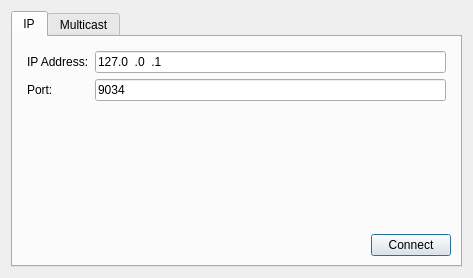
<?xml version="1.0" encoding="UTF-8"?>
<ui version="4.0">
 <class>RobotConnectDialog</class>
 <widget class="QDialog" name="RobotConnectDialog">
  <property name="geometry">
   <rect>
    <x>0</x>
    <y>0</y>
    <width>473</width>
    <height>278</height>
   </rect>
  </property>
  <property name="windowTitle">
   <string>Robot Connect Dialog</string>
  </property>
  <layout class="QVBoxLayout" name="verticalLayout">
   <item>
    <widget class="QTabWidget" name="tabWidget">
     <property name="enabled">
      <bool>true</bool>
     </property>
     <property name="tabPosition">
      <enum>QTabWidget::North</enum>
     </property>
     <property name="tabShape">
      <enum>QTabWidget::Rounded</enum>
     </property>
     <property name="currentIndex">
      <number>0</number>
     </property>
     <widget class="QWidget" name="ip_tab">
      <attribute name="title">
       <string>IP</string>
      </attribute>
      <layout class="QVBoxLayout" name="verticalLayout_2">
       <item>
        <layout class="QFormLayout" name="formLayout">
         <property name="sizeConstraint">
          <enum>QLayout::SetMinimumSize</enum>
         </property>
         <property name="fieldGrowthPolicy">
          <enum>QFormLayout::ExpandingFieldsGrow</enum>
         </property>
         <property name="rowWrapPolicy">
          <enum>QFormLayout::DontWrapRows</enum>
         </property>
         <property name="leftMargin">
          <number>5</number>
         </property>
         <property name="topMargin">
          <number>5</number>
         </property>
         <property name="rightMargin">
          <number>5</number>
         </property>
         <property name="bottomMargin">
          <number>5</number>
         </property>
         <item row="0" column="0">
          <widget class="QLabel" name="label">
           <property name="text">
            <string>IP Address:</string>
           </property>
          </widget>
         </item>
         <item row="0" column="1">
          <widget class="QLineEdit" name="ipAddressText">
           <property name="inputMask">
            <string>000.000.000.000</string>
           </property>
           <property name="text">
            <string>127.0.0.1</string>
           </property>
           <property name="maxLength">
            <number>15</number>
           </property>
           <property name="alignment">
            <set>Qt::AlignLeading|Qt::AlignLeft|Qt::AlignVCenter</set>
           </property>
           <property name="placeholderText">
            <string>127.0.0.1</string>
           </property>
          </widget>
         </item>
         <item row="1" column="0">
          <widget class="QLabel" name="label_2">
           <property name="text">
            <string>Port:</string>
           </property>
          </widget>
         </item>
         <item row="1" column="1">
          <widget class="QLineEdit" name="portText">
           <property name="inputMask">
            <string>00000</string>
           </property>
           <property name="text">
            <string>9034</string>
           </property>
           <property name="cursorPosition">
            <number>5</number>
           </property>
           <property name="placeholderText">
            <string/>
           </property>
          </widget>
         </item>
        </layout>
       </item>
       <item>
        <spacer name="verticalSpacer">
         <property name="orientation">
          <enum>Qt::Vertical</enum>
         </property>
         <property name="sizeHint" stdset="0">
          <size>
           <width>20</width>
           <height>40</height>
          </size>
         </property>
        </spacer>
       </item>
       <item>
        <layout class="QHBoxLayout" name="horizontalLayout" stretch="0,0">
         <property name="sizeConstraint">
          <enum>QLayout::SetFixedSize</enum>
         </property>
         <item>
          <spacer name="horizontalSpacer">
           <property name="orientation">
            <enum>Qt::Horizontal</enum>
           </property>
           <property name="sizeHint" stdset="0">
            <size>
             <width>40</width>
             <height>20</height>
            </size>
           </property>
          </spacer>
         </item>
         <item>
          <widget class="QPushButton" name="ip_button">
           <property name="sizePolicy">
            <sizepolicy hsizetype="Fixed" vsizetype="Fixed">
             <horstretch>0</horstretch>
             <verstretch>0</verstretch>
            </sizepolicy>
           </property>
           <property name="text">
            <string>Connect</string>
           </property>
          </widget>
         </item>
        </layout>
       </item>
      </layout>
     </widget>
     <widget class="QWidget" name="multicast_tab">
      <attribute name="title">
       <string>Multicast</string>
      </attribute>
      <layout class="QVBoxLayout" name="verticalLayout_3">
       <item>
        <layout class="QFormLayout" name="formLayout_2">
         <property name="verticalSpacing">
          <number>3</number>
         </property>
         <item row="0" column="0">
          <widget class="QLabel" name="label_4">
           <property name="text">
            <string>Multicast IP:</string>
           </property>
          </widget>
         </item>
         <item row="0" column="1">
          <widget class="QLineEdit" name="multicastIPText">
           <property name="inputMask">
            <string>000.000.000.000</string>
           </property>
           <property name="text">
            <string>239.255.101.32</string>
           </property>
          </widget>
         </item>
         <item row="2" column="0">
          <widget class="QLabel" name="label_5">
           <property name="text">
            <string>Multicast port:</string>
           </property>
          </widget>
         </item>
         <item row="2" column="1">
          <widget class="QLineEdit" name="multicastPortText">
           <property name="inputMask">
            <string>00000</string>
           </property>
           <property name="text">
            <string>30001</string>
           </property>
          </widget>
         </item>
        </layout>
       </item>
       <item>
        <widget class="QPushButton" name="findMulticastButton">
         <property name="sizePolicy">
          <sizepolicy hsizetype="Maximum" vsizetype="Fixed">
           <horstretch>0</horstretch>
           <verstretch>0</verstretch>
          </sizepolicy>
         </property>
         <property name="text">
          <string>Find</string>
         </property>
        </widget>
       </item>
       <item>
        <widget class="QLabel" name="label_3">
         <property name="text">
          <string>Select a client to connect to:</string>
         </property>
        </widget>
       </item>
       <item>
        <widget class="QListWidget" name="multicastList"/>
       </item>
       <item>
        <layout class="QHBoxLayout" name="horizontalLayout_2">
         <item>
          <spacer name="horizontalSpacer_2">
           <property name="orientation">
            <enum>Qt::Horizontal</enum>
           </property>
           <property name="sizeHint" stdset="0">
            <size>
             <width>40</width>
             <height>20</height>
            </size>
           </property>
          </spacer>
         </item>
         <item>
          <widget class="QPushButton" name="multicast_button">
           <property name="text">
            <string>Connect</string>
           </property>
          </widget>
         </item>
        </layout>
       </item>
      </layout>
     </widget>
    </widget>
   </item>
  </layout>
 </widget>
 <resources/>
 <connections>
  <connection>
   <sender>ip_button</sender>
   <signal>clicked()</signal>
   <receiver>RobotConnectDialog</receiver>
   <slot>ip_connect()</slot>
   <hints>
    <hint type="sourcelabel">
     <x>409</x>
     <y>221</y>
    </hint>
    <hint type="destinationlabel">
     <x>236</x>
     <y>127</y>
    </hint>
   </hints>
  </connection>
  <connection>
   <sender>multicast_button</sender>
   <signal>clicked()</signal>
   <receiver>RobotConnectDialog</receiver>
   <slot>multicast_connect()</slot>
   <hints>
    <hint type="sourcelabel">
     <x>416</x>
     <y>222</y>
    </hint>
    <hint type="destinationlabel">
     <x>236</x>
     <y>127</y>
    </hint>
   </hints>
  </connection>
  <connection>
   <sender>findMulticastButton</sender>
   <signal>clicked()</signal>
   <receiver>RobotConnectDialog</receiver>
   <slot>multicast_find()</slot>
   <hints>
    <hint type="sourcelabel">
     <x>59</x>
     <y>116</y>
    </hint>
    <hint type="destinationlabel">
     <x>236</x>
     <y>138</y>
    </hint>
   </hints>
  </connection>
 </connections>
 <slots>
  <slot>ip_connect()</slot>
  <slot>multicast_connect()</slot>
  <slot>multicast_find()</slot>
 </slots>
</ui>
